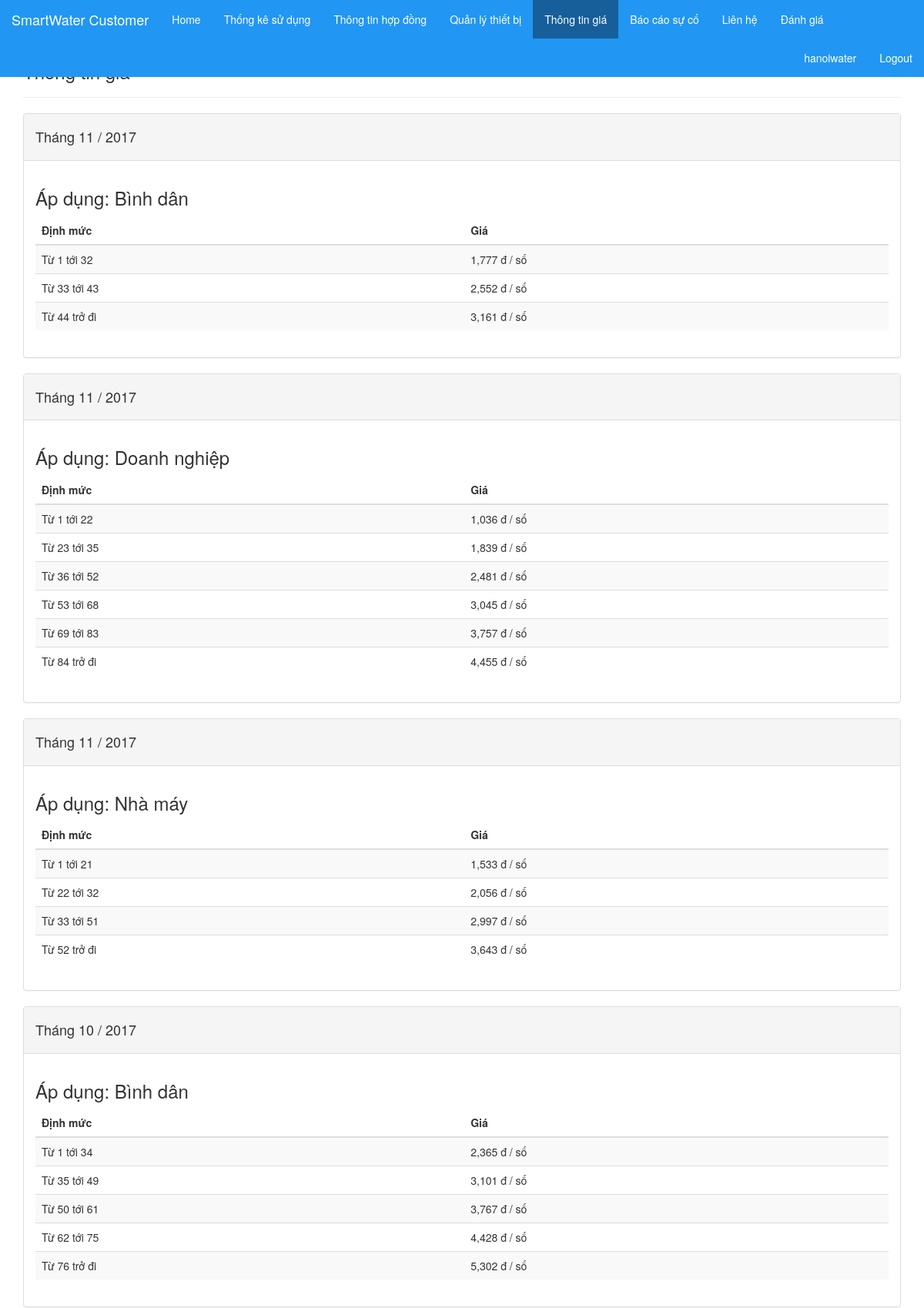
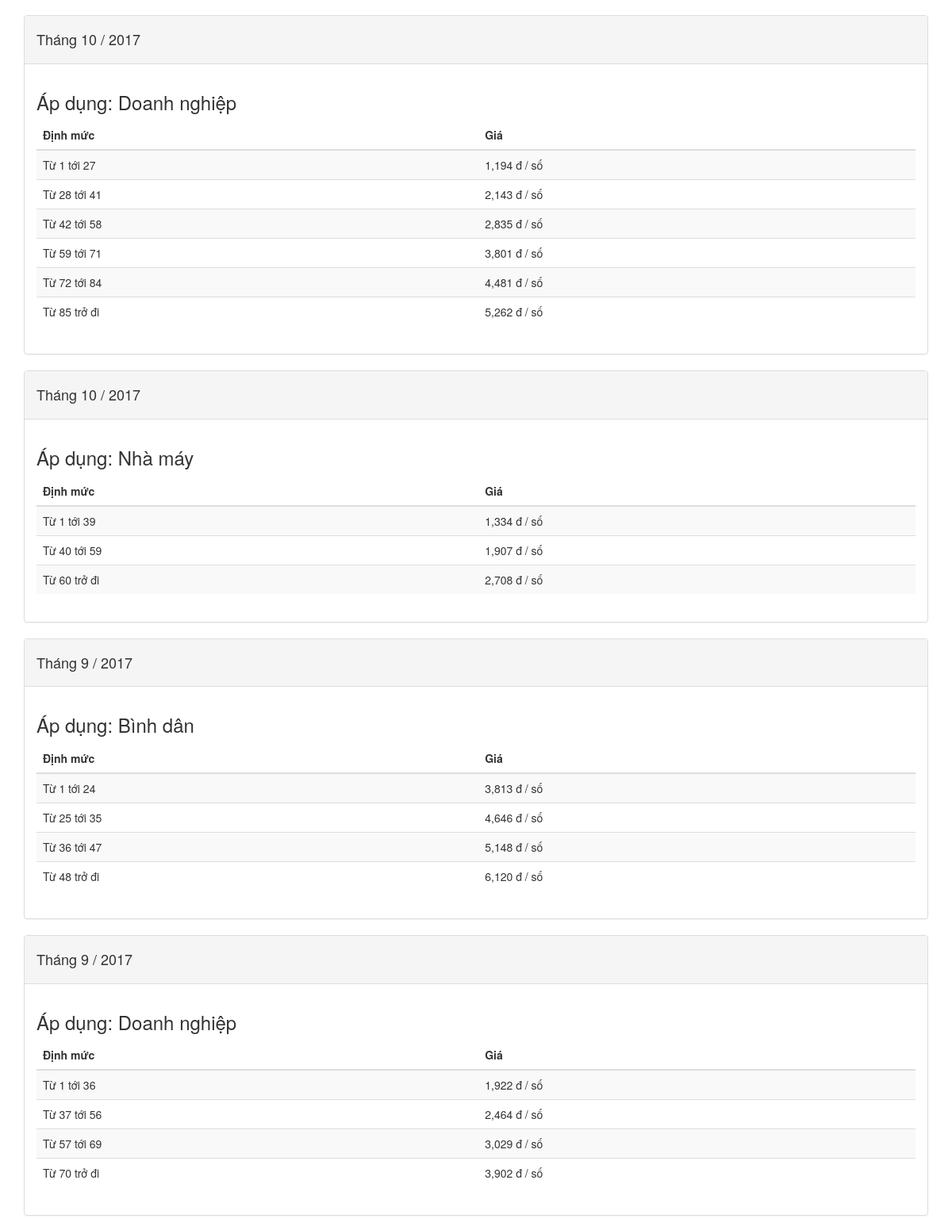
Screenshot of /customer/price_info (signed in, upper part) with the database file from the repository (2 pictures, top to bottom).
### sysauth/models.py (models this page shows, shortened)
class User(AbstractUser):
    objects = CustomUserManger()
    is_customer = models.BooleanField(default=False,blank=True)
    is_water_company = models.BooleanField(default=False,blank=True)
    is_water_staff = models.BooleanField(default=False,blank=True)

### main/models.py (models this page shows, shortened)
class WaterPriceConfig(models.Model):
    NOT_SET = -1
    time = models.ForeignKey(Month)
    contract_type = models.ForeignKey(WaterContractType,related_name='price_configs')
    default_price = models.IntegerField(default=0)
    created_at = models.DateTimeField(auto_now_add=True)
    updated_at = models.DateTimeField(auto_now=True)
    class Meta:
        ordering = ('-time__month','-time__year')

class Month(models.Model):
    year = models.IntegerField(default=1)
    month = models.IntegerField(default=1,choices=MONTHS)
    class Meta:
        ordering = ('-year','-month')

class WaterContractType(models.Model):
    name = models.CharField(max_length=255)
    code = models.CharField(max_length=255,unique=True)
    def __str__(self):
        return '%s'%self.name

class WaterPrice(models.Model):
    NOT_SET = -1
    config = models.ForeignKey(WaterPriceConfig,related_name='prices')
    min_value = models.IntegerField(default=NOT_SET)
    max_value = models.IntegerField(default=NOT_SET)
    price = models.IntegerField(default=0)
    created_at = models.DateTimeField(auto_now_add=True)
    updated_at = models.DateTimeField(auto_now=True)
    class Meta:
        ordering = ('min_value','max_value')
    @property
    def is_lt(self):
        return self.min_value == self.NOT_SET and self.max_value != self.NOT_SET
    @property
    def is_range(self):
        return self.min_value != self.NOT_SET and self.max_value != self.NOT_SET

### customer/views.py (the view)
def price_info(request):
    price_configs = WaterPriceConfig.objects.all()
    return render(request, 'customer/price_info.html', {
        'price_configs': price_configs
    })

### customer/templates/customer/price_info.html (shortened to what this page needs)
{% extends 'customer/customer_base.html' %}
{% block content %}
<div class="container">
  <h3>Thông tin giá</h3>
  <hr />
  <div>
    {% for price_config in price_configs %}
      <div class="panel panel-default">
        <div class="panel-heading">
          <h4>Tháng {{price_config.time.month}} / {{price_config.time.year}}</h4>
        </div>
        <div class="panel-body">
          {% include 'includes/short_water_price_config.html' %}
        </div>
      </div>
    {% endfor %}
  </div>
</div>
{% endblock %}

### main/templates/main/header.html (shortened to what this page needs)
<div class="header">
  <nav class="navbar navbar-inverse navbar-fixed-top">
    <div class="container-fluid">
      <div class="navbar-header">
        <a class="navbar-brand" href="/">
          {% block brand %}{% endblock %}
        </a>
      </div>
      <div class="collapse navbar-collapse" id="myNavbar">
        <ul class="nav navbar-nav">
          {% block navbar %}
          <li id='home_nav'><a href="/">Home</a></li>
          {% block navbar_1 %}{% endblock %} {% endblock %}
        </ul>
        {% if request.user.is_authenticated %}
        <ul class="nav navbar-nav navbar-right">
          <p class="navbar-text">
            {{ request.user.username}}
          </p>
          <li>
            <a href="/auth/logout">Logout</a>
          </li>
        </ul>
        {% endif %}
      </div>
    </div>
  </nav>
</div>

### main/templates/includes/short_water_price_config.html
{% load humanize %}
<h3>
  Áp dụng: {{price_config.contract_type}}
</h3>
<table class="table table-striped">
  <thead>
    <tr>
      <th>
        Định mức
      </th>
      <th>
        Giá
      </th>
    </tr>
  </thead>
  <tbody>
    {% for p in price_config.prices.all %}
    <tr>
      <td>
        {% if p.is_lt %}
        Từ 1 tới {{p.max_value}}
        {% elif p.is_range %}
        Từ {{p.min_value}} tới {{p.max_value}}
        {% else %}
          Từ {{p.min_value}} trở đi
        {% endif %}
      </td>
      <td>
        {{p.price|intcomma}} đ / số
      </td>
    </tr>
    {% endfor %}
  </tbody>
</table>

### main/static/main/css/header.css (style rules this page uses)
.header { background: #2196F3;; color: white;; }
.header .navbar { background: #2196F3;; border: none; }
.header .navbar .navbar-header { color: white; }
.header .navbar .navbar-header a { color: white; }
.header .navbar ul li a { color: white; }
.header .navbar-text { color: white; }

### rows the page displays
User: user.username "hanoiwater"
WaterPriceConfig: time.month "11", time.year "2017", contract_type "Bình dân"
WaterPrice: max_value "32", price "1,777"
WaterPrice: min_value "33", max_value "43", price "2,552"
WaterPrice: min_value "44", price "3,161"
WaterPriceConfig: time.month "11", time.year "2017", contract_type "Doanh nghiệp"
WaterPrice: max_value "22", price "1,036"
WaterPrice: min_value "23", max_value "35", price "1,839"
WaterPrice: min_value "36", max_value "52", price "2,481"
WaterPrice: min_value "53", max_value "68", price "3,045"
WaterPrice: min_value "69", max_value "83", price "3,757"
WaterPrice: min_value "84", price "4,455"
WaterPriceConfig: time.month "11", time.year "2017", contract_type "Nhà máy"
WaterPrice: max_value "21", price "1,533"
WaterPrice: min_value "22", max_value "32", price "2,056"
WaterPrice: min_value "33", max_value "51", price "2,997"
WaterPrice: min_value "52", price "3,643"
WaterPriceConfig: time.month "10", time.year "2017", contract_type "Bình dân"
WaterPrice: max_value "34", price "2,365"
WaterPrice: min_value "35", max_value "49", price "3,101"
WaterPrice: min_value "50", max_value "61", price "3,767"
WaterPrice: min_value "62", max_value "75", price "4,428"
WaterPrice: min_value "76", price "5,302"
WaterPriceConfig: time.month "10", time.year "2017", contract_type "Doanh nghiệp"
WaterPrice: max_value "27", price "1,194"
WaterPrice: min_value "28", max_value "41", price "2,143"
WaterPrice: min_value "42", max_value "58", price "2,835"
WaterPrice: min_value "59", max_value "71", price "3,801"
WaterPrice: min_value "72", max_value "84", price "4,481"
WaterPrice: min_value "85", price "5,262"
WaterPriceConfig: time.month "10", time.year "2017", contract_type "Nhà máy"
WaterPrice: max_value "39", price "1,334"
WaterPrice: min_value "40", max_value "59", price "1,907"
WaterPrice: min_value "60", price "2,708"
WaterPriceConfig: time.month "9", time.year "2017", contract_type "Bình dân"
WaterPrice: max_value "24", price "3,813"
WaterPrice: min_value "25", max_value "35", price "4,646"
WaterPrice: min_value "36", max_value "47", price "5,148"
WaterPrice: min_value "48", price "6,120"
WaterPriceConfig: time.month "9", time.year "2017", contract_type "Doanh nghiệp"
WaterPrice: max_value "36", price "1,922"
WaterPrice: min_value "37", max_value "56", price "2,464"
WaterPrice: min_value "57", max_value "69", price "3,029"
WaterPrice: min_value "70", price "3,902"
